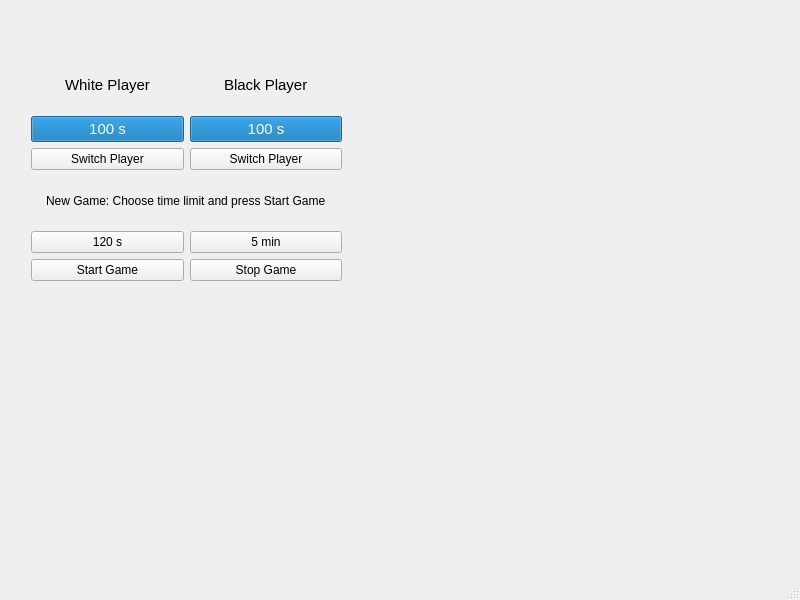
<?xml version="1.0" encoding="UTF-8"?>
<ui version="4.0">
 <class>MainWindow</class>
 <widget class="QMainWindow" name="MainWindow">
  <property name="geometry">
   <rect>
    <x>0</x>
    <y>0</y>
    <width>800</width>
    <height>600</height>
   </rect>
  </property>
  <property name="windowTitle">
   <string>MainWindow</string>
  </property>
  <widget class="QWidget" name="centralwidget">
   <widget class="QWidget" name="gridLayoutWidget">
    <property name="geometry">
     <rect>
      <x>31</x>
      <y>60</y>
      <width>311</width>
      <height>221</height>
     </rect>
    </property>
    <layout class="QGridLayout" name="gridLayout_8">
     <item row="5" column="0">
      <widget class="QPushButton" name="time120">
       <property name="text">
        <string>120 s</string>
       </property>
      </widget>
     </item>
     <item row="3" column="0" colspan="2" alignment="Qt::AlignmentFlag::AlignHCenter">
      <widget class="QLabel" name="GMenu">
       <property name="text">
        <string>New Game: Choose time limit and press Start Game</string>
       </property>
      </widget>
     </item>
     <item row="2" column="0">
      <widget class="QPushButton" name="p1swap">
       <property name="text">
        <string>Switch Player</string>
       </property>
      </widget>
     </item>
     <item row="1" column="0">
      <widget class="QProgressBar" name="p1Clock">
       <property name="font">
        <font>
         <pointsize>11</pointsize>
        </font>
       </property>
       <property name="value">
        <number>100</number>
       </property>
       <property name="format">
        <string>%v s</string>
       </property>
      </widget>
     </item>
     <item row="2" column="1">
      <widget class="QPushButton" name="p2swap">
       <property name="text">
        <string>Switch Player</string>
       </property>
      </widget>
     </item>
     <item row="0" column="0" alignment="Qt::AlignmentFlag::AlignHCenter">
      <widget class="QLabel" name="label">
       <property name="font">
        <font>
         <pointsize>11</pointsize>
        </font>
       </property>
       <property name="text">
        <string>White Player</string>
       </property>
      </widget>
     </item>
     <item row="5" column="1">
      <widget class="QPushButton" name="time5min">
       <property name="text">
        <string>5 min</string>
       </property>
      </widget>
     </item>
     <item row="1" column="1">
      <widget class="QProgressBar" name="p2Clock">
       <property name="font">
        <font>
         <pointsize>11</pointsize>
        </font>
       </property>
       <property name="value">
        <number>100</number>
       </property>
       <property name="format">
        <string>%v s</string>
       </property>
      </widget>
     </item>
     <item row="0" column="1" alignment="Qt::AlignmentFlag::AlignHCenter">
      <widget class="QLabel" name="label_2">
       <property name="font">
        <font>
         <pointsize>11</pointsize>
        </font>
       </property>
       <property name="text">
        <string>Black Player</string>
       </property>
      </widget>
     </item>
     <item row="6" column="0">
      <widget class="QPushButton" name="starttinappi">
       <property name="text">
        <string>Start Game</string>
       </property>
      </widget>
     </item>
     <item row="6" column="1">
      <widget class="QPushButton" name="stoppinappi">
       <property name="text">
        <string>Stop Game</string>
       </property>
      </widget>
     </item>
    </layout>
   </widget>
  </widget>
  <widget class="QMenuBar" name="menubar">
   <property name="geometry">
    <rect>
     <x>0</x>
     <y>0</y>
     <width>800</width>
     <height>17</height>
    </rect>
   </property>
  </widget>
  <widget class="QStatusBar" name="statusbar"/>
 </widget>
 <resources/>
 <connections/>
</ui>
